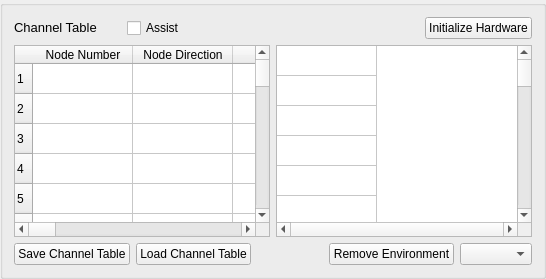
         <widget class="QGroupBox" name="channel_table_groupbox">
          <property name="title">
           <string/>
          </property>
          <layout class="QVBoxLayout" name="verticalLayout_3">
           <item>
            <layout class="QHBoxLayout" name="channel_table_title_layout">
             <property name="spacing">
              <number>30</number>
             </property>
             <property name="leftMargin">
              <number>0</number>
             </property>
             <property name="topMargin">
              <number>0</number>
             </property>
             <property name="rightMargin">
              <number>0</number>
             </property>
             <property name="bottomMargin">
              <number>0</number>
             </property>
             <item>
              <widget class="QLabel" name="channel_table_title_label">
               <property name="text">
                <string>&lt;html&gt;&lt;head/&gt;&lt;body&gt;&lt;p&gt;&lt;span style=&quot; font-size:10pt;&quot;&gt;Channel Table&lt;/span&gt;&lt;/p&gt;&lt;/body&gt;&lt;/html&gt;</string>
               </property>
              </widget>
             </item>
             <item>
              <widget class="QCheckBox" name="assist_channel_table_checkbox">
               <property name="enabled">
                <bool>true</bool>
               </property>
               <property name="toolTip">
                <string>&lt;html&gt;&lt;head/&gt;&lt;body&gt;&lt;p&gt;&lt;span style=&quot; font-weight:600;&quot;&gt;Assist&lt;/span&gt;&lt;/p&gt;&lt;p&gt;When checked, the Channel Table will use &amp;quot;Assist&amp;quot; mode.  In this mode, the software will attempt to validate channel data against the data acquisition system.&lt;/p&gt;&lt;/body&gt;&lt;/html&gt;</string>
               </property>
               <property name="text">
                <string>Assist</string>
               </property>
               <property name="checked">
                <bool>false</bool>
               </property>
              </widget>
             </item>
             <item>
              <spacer name="channel_table_title_spacer">
               <property name="orientation">
                <enum>Qt::Horizontal</enum>
               </property>
               <property name="sizeHint" stdset="0">
                <size>
                 <width>40</width>
                 <height>20</height>
                </size>
               </property>
              </spacer>
             </item>
             <item>
              <widget class="QPushButton" name="initialize_hardware_button">
               <property name="toolTip">
                <string>&lt;html&gt;&lt;head/&gt;&lt;body&gt;&lt;p&gt;&lt;span style=&quot; font-weight:600;&quot;&gt;Initialize Hardware&lt;/span&gt;&lt;/p&gt;&lt;p&gt;Clicking this button will initialize the data acquisition system and set up the user interface for the selected environments.  This will advance the software to the next tab.&lt;/p&gt;&lt;/body&gt;&lt;/html&gt;</string>
               </property>
               <property name="text">
                <string>Initialize Hardware</string>
               </property>
              </widget>
             </item>
            </layout>
           </item>
           <item>
            <layout class="QHBoxLayout" name="table_layout">
             <item>
              <widget class="QTableWidget" name="channel_table">
               <property name="toolTip">
                <string>&lt;html&gt;&lt;head/&gt;&lt;body&gt;&lt;p&gt;&lt;span style=&quot; font-weight:600;&quot;&gt;Channel Table&lt;/span&gt;&lt;/p&gt;&lt;p&gt;This table describes how physical sensors and channels are connected to the data acquisition system.  Hover over the column headers to see tooltips for each individual column.&lt;/p&gt;&lt;/body&gt;&lt;/html&gt;</string>
               </property>
               <property name="verticalScrollBarPolicy">
                <enum>Qt::ScrollBarAlwaysOn</enum>
               </property>
               <property name="horizontalScrollBarPolicy">
                <enum>Qt::ScrollBarAlwaysOn</enum>
               </property>
               <property name="rowCount">
                <number>30</number>
               </property>
               <attribute name="horizontalHeaderDefaultSectionSize">
                <number>100</number>
               </attribute>
               <row/>
               <row/>
               <row/>
               <row/>
               <row/>
               <row/>
               <row/>
               <row/>
               <row/>
               <row/>
               <row/>
               <row/>
               <row/>
               <row/>
               <row/>
               <row/>
               <row/>
               <row/>
               <row/>
               <row/>
               <row/>
               <row/>
               <row/>
               <row/>
               <row/>
               <row/>
               <row/>
               <row/>
               <row/>
               <row/>
               <column>
                <property name="text">
                 <string>Node Number</string>
                </property>
                <property name="toolTip">
                 <string>&lt;html&gt;&lt;head/&gt;&lt;body&gt;&lt;p&gt;&lt;span style=&quot; font-weight:600;&quot;&gt;Node Number&lt;/span&gt;&lt;/p&gt;&lt;p&gt;Determines the instrumentation position on the test article. While not used directly by the controller except to label plots, it is important for book-keeping and test documentation. The node number will generally correspond to a node in a test geometry or FEM.&lt;/p&gt;&lt;/body&gt;&lt;/html&gt;</string>
                </property>
               </column>
               <column>
                <property name="text">
                 <string>Node Direction</string>
                </property>
                <property name="toolTip">
                 <string>&lt;html&gt;&lt;head/&gt;&lt;body&gt;&lt;p&gt;&lt;span style=&quot; font-weight:600;&quot;&gt;Node Direction&lt;/span&gt;&lt;/p&gt;&lt;p&gt;Determines the instrumentation direction on the test article at the position specified by the Node Number.  This is not used directly by the controller except to label plots, but it is important for book-keeping. The Node Direction will generally correspond to the node’s local coordinate system if one exists in the test geometry.&lt;/p&gt;&lt;/body&gt;&lt;/html&gt;</string>
                </property>
               </column>
               <column>
                <property name="text">
                 <string>Comment</string>
                </property>
                <property name="toolTip">
                 <string>&lt;html&gt;&lt;head/&gt;&lt;body&gt;&lt;p&gt;&lt;span style=&quot; font-weight:600;&quot;&gt;Comment&lt;/span&gt;&lt;/p&gt;&lt;p&gt;Provides space for additional information about a channel that may not be captured by the Node Number and Node Direction. Be aware that the comment field of the first channel is used to specify the modal damping for virtual tests using Exodus files.&lt;/p&gt;&lt;/body&gt;&lt;/html&gt;</string>
                </property>
               </column>
               <column>
                <property name="text">
                 <string>Serial Number</string>
                </property>
                <property name="toolTip">
                 <string>&lt;html&gt;&lt;head/&gt;&lt;body&gt;&lt;p&gt;&lt;span style=&quot; font-weight:600;&quot;&gt;Serial Number&lt;/span&gt;&lt;/p&gt;&lt;p&gt;The serial number of the instrument used for the given channel. Not used by the controller, but is important for data traceability to know which instruments were used to measure which channels.&lt;/p&gt;&lt;/body&gt;&lt;/html&gt;</string>
                </property>
               </column>
               <column>
                <property name="text">
                 <string>Triax DoF</string>
                </property>
                <property name="toolTip">
                 <string>&lt;html&gt;&lt;head/&gt;&lt;body&gt;&lt;p&gt;&lt;span style=&quot; font-weight:600;&quot;&gt;Triax DoF&lt;/span&gt;&lt;/p&gt;&lt;p&gt;The degree of freedom on a given instrument corresponding to the given channel, if applicable.  This is primarily used to distinguish between the three axes of a triaxial accelerometer, but has the potential to be used for other multi-axis instrumentation types such as strain gauge rosettes.&lt;/p&gt;&lt;/body&gt;&lt;/html&gt;</string>
                </property>
               </column>
               <column>
                <property name="text">
                 <string>Sensitivity (mV/EU)</string>
                </property>
                <property name="toolTip">
                 <string>&lt;html&gt;&lt;head/&gt;&lt;body&gt;&lt;p&gt;&lt;span style=&quot; font-weight:600;&quot;&gt;Sensitivity (mV/EU)&lt;/span&gt;&lt;/p&gt;&lt;p&gt;The sensitivity of the instrument in millivolts per Engineering Unit. This is used to transform the acquired data from a raw voltage to a engineering quantity such as acceleration or force.&lt;/p&gt;&lt;/body&gt;&lt;/html&gt;</string>
                </property>
               </column>
               <column>
                <property name="text">
                 <string>Engineering Unit</string>
                </property>
                <property name="toolTip">
                 <string>&lt;html&gt;&lt;head/&gt;&lt;body&gt;&lt;p&gt;&lt;span style=&quot; font-weight:600;&quot;&gt;Engineering Unit&lt;/span&gt;&lt;/p&gt;&lt;p&gt;The unit in which the measured signal for the given instrument will be reported. Certain hardware will limit the units that can be specified.&lt;/p&gt;&lt;/body&gt;&lt;/html&gt;</string>
                </property>
               </column>
               <column>
                <property name="text">
                 <string>Make</string>
                </property>
                <property name="toolTip">
                 <string>&lt;html&gt;&lt;head/&gt;&lt;body&gt;&lt;p&gt;&lt;span style=&quot; font-weight:600;&quot;&gt;Make&lt;/span&gt;&lt;/p&gt;&lt;p&gt;Manufacturer of the sensor, for data traceability.&lt;/p&gt;&lt;/body&gt;&lt;/html&gt;</string>
                </property>
               </column>
               <column>
                <property name="text">
                 <string>Model</string>
                </property>
                <property name="toolTip">
                 <string>&lt;html&gt;&lt;head/&gt;&lt;body&gt;&lt;p&gt;&lt;span style=&quot; font-weight:600;&quot;&gt;Model&lt;/span&gt;&lt;/p&gt;&lt;p&gt;The product name or model number of the instrument, used for data traceability.&lt;/p&gt;&lt;/body&gt;&lt;/html&gt;</string>
                </property>
               </column>
               <column>
                <property name="text">
                 <string>Expiration</string>
                </property>
                <property name="toolTip">
                 <string>&lt;html&gt;&lt;head/&gt;&lt;body&gt;&lt;p&gt;&lt;span style=&quot; font-weight:600;&quot;&gt;Expiration Date&lt;/span&gt;&lt;/p&gt;&lt;p&gt;The expiration date of the instrument’s calibration certificate. Note that this is only for data traceability; no checking of this date with the current data to ensure a valid calibration is performed by the software.&lt;/p&gt;&lt;/body&gt;&lt;/html&gt;</string>
                </property>
               </column>
               <column>
                <property name="text">
                 <string>Physical Device</string>
                </property>
                <property name="toolTip">
                 <string>&lt;html&gt;&lt;head/&gt;&lt;body&gt;&lt;p&gt;&lt;span style=&quot; font-weight:600;&quot;&gt;Physical Device&lt;/span&gt;&lt;/p&gt;&lt;p&gt;The reference to a physical device attached to the computer. The entries inthis field will be specific to the acquisition hardware being used for a given test. For example, if NI is used, this should be the device name (e.g., PXI1Slot2 or Dev3). If this is a LAN-XI hardware, this should be the IP address of the card the channel is plugged into. Other hardware devices may require other inputs. For virtual control, this column must be filled to specify that a given channel is active.&lt;/p&gt;&lt;p&gt;For an output channel teed off into an acquisition channel, the output device and channel should be listed in the&lt;span style=&quot; font-style:italic;&quot;&gt; Feedback Device &lt;/span&gt;and &lt;span style=&quot; font-style:italic;&quot;&gt;Feedback Channel&lt;/span&gt; columns and the acquisition device and channel that it is teed into should be listed as the &lt;span style=&quot; font-style:italic;&quot;&gt;Physical Device&lt;/span&gt; and &lt;span style=&quot; font-style:italic;&quot;&gt;Physical Channel&lt;/span&gt; columns&lt;span style=&quot; font-style:italic;&quot;&gt;.&lt;/span&gt;&lt;/p&gt;&lt;/body&gt;&lt;/html&gt;</string>
                </property>
               </column>
               <column>
                <property name="text">
                 <string>Physical Channel</string>
                </property>
                <property name="toolTip">
                 <string>&lt;html&gt;&lt;head/&gt;&lt;body&gt;&lt;p&gt;&lt;span style=&quot; font-weight:600;&quot;&gt;Physical Channel&lt;/span&gt;&lt;/p&gt;&lt;p&gt;The reference to an &lt;span style=&quot; font-style:italic;&quot;&gt;acquisition&lt;/span&gt; channel on a physical device attached to the computer. The entries in this column will be specific to the acquisition hardware being used for a given test. For example, for NI, this should be an analog input channel name (e.g., ai2). For LAN-XI, this should be the channel number of the input (e.g. 3). Other devices may require other inputs.&lt;/p&gt;&lt;p&gt;For an output channel teed off into an acquisition channel, the output device and channel should be listed in the&lt;span style=&quot; font-style:italic;&quot;&gt; Feedback Device &lt;/span&gt;and &lt;span style=&quot; font-style:italic;&quot;&gt;Feedback Channel&lt;/span&gt; columns and the acquisition device and channel that it is teed into should be listed as the &lt;span style=&quot; font-style:italic;&quot;&gt;Physical Device&lt;/span&gt; and &lt;span style=&quot; font-style:italic;&quot;&gt;Physical Channel&lt;/span&gt; columns&lt;span style=&quot; font-style:italic;&quot;&gt;.&lt;/span&gt;&lt;/p&gt;&lt;/body&gt;&lt;/html&gt;</string>
                </property>
               </column>
               <column>
                <property name="text">
                 <string>Channel Type</string>
                </property>
                <property name="toolTip">
                 <string>&lt;html&gt;&lt;head/&gt;&lt;body&gt;&lt;p&gt;&lt;span style=&quot; font-weight:600;&quot;&gt;Channel Type&lt;/span&gt;&lt;/p&gt;&lt;p&gt;The type of the channel being used for a given test, such as Acceleration, Force, or Voltage. The allowable entries in this column will be specific to the acquisition hardware being used for a given test.&lt;/p&gt;&lt;/body&gt;&lt;/html&gt;</string>
                </property>
               </column>
               <column>
                <property name="text">
                 <string>Minimum Value (V)</string>
                </property>
                <property name="toolTip">
                 <string>&lt;html&gt;&lt;head/&gt;&lt;body&gt;&lt;p&gt;&lt;span style=&quot; font-weight:600;&quot;&gt;Minimum Value (V)&lt;/span&gt;&lt;/p&gt;&lt;p&gt;The minimum voltage that the data acquisition system can handle during a test. This is used to set the range on the data acquisition system. For hardware devices with symmetric ranges (e.g. ±10V), this column can typically be left blank.&lt;/p&gt;&lt;/body&gt;&lt;/html&gt;</string>
                </property>
               </column>
               <column>
                <property name="text">
                 <string>Maximum Value (V)</string>
                </property>
                <property name="toolTip">
                 <string>&lt;html&gt;&lt;head/&gt;&lt;body&gt;&lt;p&gt;&lt;span style=&quot; font-weight:600;&quot;&gt;Maximum Voltage (V)&lt;/span&gt;&lt;/p&gt;&lt;p&gt;The maximum voltage that the data acquisition system can handle during a test. This is used to set the range on the data acquisition system. For hardware devices with symmetric ranges (e.g. ±10V), this column is used to set the maximum and minimum voltage values.&lt;/p&gt;&lt;/body&gt;&lt;/html&gt;</string>
                </property>
               </column>
               <column>
                <property name="text">
                 <string>Coupling</string>
                </property>
                <property name="toolTip">
                 <string>&lt;html&gt;&lt;head/&gt;&lt;body&gt;&lt;p&gt;&lt;span style=&quot; font-weight:600;&quot;&gt;Coupling&lt;/span&gt;&lt;/p&gt;&lt;p&gt;The coupling used by the data acquisition system. This may include filtering in addition to AC/DC coupling, which is dependent on the hardware being used for a given test.&lt;/p&gt;&lt;p&gt;This is currently not used by NI, as the Channel Type will determine the coupling.  For LAN-XI, this specifies filtering as well as coupling. Valid values for LAN-XI are`DC`, `0.7 Hz`, `7.0 Hz`, `22.4 Hz`, or `Intensity`.&lt;/p&gt;&lt;/body&gt;&lt;/html&gt;</string>
                </property>
               </column>
               <column>
                <property name="text">
                 <string>Excitation Source</string>
                </property>
                <property name="toolTip">
                 <string>&lt;html&gt;&lt;head/&gt;&lt;body&gt;&lt;p&gt;&lt;span style=&quot; font-weight:600;&quot;&gt;Excitation Source&lt;/span&gt;&lt;/p&gt;&lt;p&gt;Used to specify the signal conditioning that is required by the instrument. This column is generally where the CCLD/IEPE/ICP is specified for a given hardware device.&lt;/p&gt;&lt;p&gt;For NI, Excitation Source should be set to either `Internal` or `None`.  If set to Internal, the device will generate the ICP/CCLD/IEPE signal conditioning required by the sensor. If set to None, no signal conditioning will be provided by the hardware device.&lt;/p&gt;&lt;p&gt;For LAN-XI, if signal conditioning is used, type `CCLD` in this column.  If none is needed, it can be left blank.&lt;/p&gt;&lt;/body&gt;&lt;/html&gt;</string>
                </property>
               </column>
               <column>
                <property name="text">
                 <string>Current Excitation (A)</string>
                </property>
                <property name="toolTip">
                 <string>&lt;html&gt;&lt;head/&gt;&lt;body&gt;&lt;p&gt;&lt;span style=&quot; font-weight:600;&quot;&gt;Current Excitation (A)&lt;/span&gt;&lt;/p&gt;&lt;p&gt;Used to specify the excitation current sent to the device for signal conditioning. Depending on whether the device has a fixed or variable excitation current, this field may be left empty. This can also be left empty if no signal conditioning is provided by the data acquisition system.&lt;/p&gt;&lt;p&gt;For NI, Current Excitation should typically be set to 0.004 (4 mA) unless the sensor requires a different&lt;/p&gt;&lt;p&gt;current to be provided. The Current Excitation value is only used if the Excitation Source is set to&lt;/p&gt;&lt;p&gt;Internal. If set to None, no current is generated.&lt;/p&gt;&lt;p&gt;LAN-XI does not use this field.&lt;/p&gt;&lt;/body&gt;&lt;/html&gt;</string>
                </property>
               </column>
               <column>
                <property name="text">
                 <string>Feedback Device</string>
                </property>
                <property name="toolTip">
                 <string>&lt;html&gt;&lt;head/&gt;&lt;body&gt;&lt;p&gt;&lt;span style=&quot; font-weight:600;&quot;&gt;Feedback Device&lt;/span&gt;&lt;/p&gt;&lt;p&gt;Rattlesnake requires the output signals to be measured by the controller to achieve synchronization for devices without input/output synchronization.  This means that output signals to shakers must be teed off back into an acquisition channel.&lt;/p&gt;&lt;p&gt;For output channels, this is the reference to the output or excitation device that is being fed back into the current channel’s Physical device. If the current channel is not an output channel, it should be left empty. A populated Feedback Device column tells the controller that the given channel is an output channel.  These follow the same naming conventions as Physical Device.&lt;/p&gt;&lt;p&gt;As an example, if NI is used, and Analog Output ao0 on device PXI1Slot4 is teed into Analog Input PXI1Slot3 ai2, then the Physical Device for the channel would be PXI1Slot3, the Physical Channel would be ai2, the Feedback Device would be PXI1Slot4, and the Feedback Channel would be ao0.&lt;/p&gt;&lt;/body&gt;&lt;/html&gt;</string>
                </property>
               </column>
               <column>
                <property name="text">
                 <string>Feedback Channel</string>
                </property>
                <property name="toolTip">
                 <string>&lt;html&gt;&lt;head/&gt;&lt;body&gt;&lt;p&gt;&lt;span style=&quot; font-weight:600;&quot;&gt;Feedback Channel&lt;/span&gt;&lt;/p&gt;&lt;p&gt;For output channels, this is the reference to the output channel on the output or excitation device that is being fed back into the current channel’s Physical Device.&lt;/p&gt;&lt;p&gt;As an example, if NI is used, and Analog Output ao0 on device PXI1Slot4 is teed into Analog Input PXI1Slot3 ai2, then the Physical Device for the channel would be PXI1Slot3, the Physical Channel would be ai2, the Feedback Device would be PXI1Slot4, and the Feedback Channel would be ao0.&lt;/p&gt;&lt;/body&gt;&lt;/html&gt;</string>
                </property>
               </column>
               <column>
                <property name="text">
                 <string>Warning Level (EU)</string>
                </property>
                <property name="toolTip">
                 <string>&lt;html&gt;&lt;head/&gt;&lt;body&gt;&lt;p&gt;&lt;span style=&quot; font-weight:600;&quot;&gt;Warning Level (EU)&lt;/span&gt;&lt;/p&gt;&lt;p&gt;Global warning level in engineering units.  If data reaches this level, text will be displayed in the system console and the Channel Monitor will display the channel with a yellow tint.&lt;/p&gt;&lt;/body&gt;&lt;/html&gt;</string>
                </property>
               </column>
               <column>
                <property name="text">
                 <string>Abort Level (EU)</string>
                </property>
                <property name="toolTip">
                 <string>&lt;html&gt;&lt;head/&gt;&lt;body&gt;&lt;p&gt;&lt;span style=&quot; font-weight:600;&quot;&gt;Abort Level (EU)&lt;/span&gt;&lt;/p&gt;&lt;p&gt;If a channel reaches the specified abort level in engineering units, the controller will immediately attempt to gracefully shut itself down.&lt;/p&gt;&lt;/body&gt;&lt;/html&gt;</string>
                </property>
               </column>
              </widget>
             </item>
             <item>
              <widget class="QTableWidget" name="environment_channel_table">
               <property name="sizePolicy">
                <sizepolicy hsizetype="Minimum" vsizetype="Expanding">
                 <horstretch>0</horstretch>
                 <verstretch>0</verstretch>
                </sizepolicy>
               </property>
               <property name="toolTip">
                <string>&lt;html&gt;&lt;head/&gt;&lt;body&gt;&lt;p&gt;&lt;span style=&quot; font-weight:600;&quot;&gt;Environment Table&lt;/span&gt;&lt;/p&gt;&lt;p&gt;Specifies which channels are active for which environments.  If, for example, if a particular environment doesn't use specific shakers or sensors, they can be disabled for that environment.&lt;/p&gt;&lt;/body&gt;&lt;/html&gt;</string>
               </property>
               <property name="verticalScrollBarPolicy">
                <enum>Qt::ScrollBarAlwaysOn</enum>
               </property>
               <property name="horizontalScrollBarPolicy">
                <enum>Qt::ScrollBarAlwaysOn</enum>
               </property>
               <property name="rowCount">
                <number>30</number>
               </property>
               <property name="columnCount">
                <number>1</number>
               </property>
               <attribute name="horizontalHeaderVisible">
                <bool>false</bool>
               </attribute>
               <attribute name="verticalHeaderVisible">
                <bool>false</bool>
               </attribute>
               <row/>
               <row/>
               <row/>
               <row/>
               <row/>
               <row/>
               <row/>
               <row/>
               <row/>
               <row/>
               <row/>
               <row/>
               <row/>
               <row/>
               <row/>
               <row/>
               <row/>
               <row/>
               <row/>
               <row/>
               <row/>
               <row/>
               <row/>
               <row/>
               <row/>
               <row/>
               <row/>
               <row/>
               <row/>
               <row/>
               <column/>
              </widget>
             </item>
            </layout>
           </item>
           <item>
            <layout class="QHBoxLayout" name="channel_table_button_layout">
             <item>
              <widget class="QPushButton" name="save_channel_table_button">
               <property name="toolTip">
                <string>&lt;html&gt;&lt;head/&gt;&lt;body&gt;&lt;p&gt;&lt;span style=&quot; font-weight:600;&quot;&gt;Save Channel Table&lt;/span&gt;&lt;/p&gt;&lt;p&gt;Clicking this button will open a file dialog allowing the user to save the current state of the channel table to an Excel or CSV file.&lt;/p&gt;&lt;/body&gt;&lt;/html&gt;</string>
               </property>
               <property name="text">
                <string>Save Channel Table</string>
               </property>
              </widget>
             </item>
             <item>
              <widget class="QPushButton" name="load_channel_table_button">
               <property name="toolTip">
                <string>&lt;html&gt;&lt;head/&gt;&lt;body&gt;&lt;p&gt;&lt;span style=&quot; font-weight:600;&quot;&gt;Load Channel Table&lt;/span&gt;&lt;/p&gt;&lt;p&gt;Clicking this button loads a channel table from an Excel spreadsheet or CSV file.&lt;/p&gt;&lt;/body&gt;&lt;/html&gt;</string>
               </property>
               <property name="text">
                <string>Load Channel Table</string>
               </property>
              </widget>
             </item>
             <item>
              <spacer name="channel_table_button_spacer">
               <property name="orientation">
                <enum>Qt::Horizontal</enum>
               </property>
               <property name="sizeHint" stdset="0">
                <size>
                 <width>40</width>
                 <height>20</height>
                </size>
               </property>
              </spacer>
             </item>
             <item>
              <widget class="QPushButton" name="remove_environment_button">
               <property name="toolTip">
                <string>&lt;html&gt;&lt;head/&gt;&lt;body&gt;&lt;p&gt;&lt;span style=&quot; font-weight:600;&quot;&gt;Remove Environment&lt;/span&gt;&lt;/p&gt;&lt;p&gt;Removes the currently selected environment.  The environment can be selected by selecting a cell in the environment table in the column corresponding to that environment, or by selecting the environment column's header directly.&lt;/p&gt;&lt;/body&gt;&lt;/html&gt;</string>
               </property>
               <property name="text">
                <string>Remove Environment</string>
               </property>
              </widget>
             </item>
             <item>
              <widget class="QComboBox" name="add_environment_combobox">
               <property name="toolTip">
                <string>&lt;html&gt;&lt;head/&gt;&lt;body&gt;&lt;p&gt;&lt;span style=&quot; font-weight:600;&quot;&gt;Add Environment&lt;/span&gt;&lt;/p&gt;&lt;p&gt;Adds a new environment with the selected type.  The user can specify a name for the environment after the type is selected.&lt;/p&gt;&lt;/body&gt;&lt;/html&gt;</string>
               </property>
               <property name="iconSize">
                <size>
                 <width>30</width>
                 <height>16</height>
                </size>
               </property>
              </widget>
             </item>
            </layout>
           </item>
          </layout>
         </widget>
